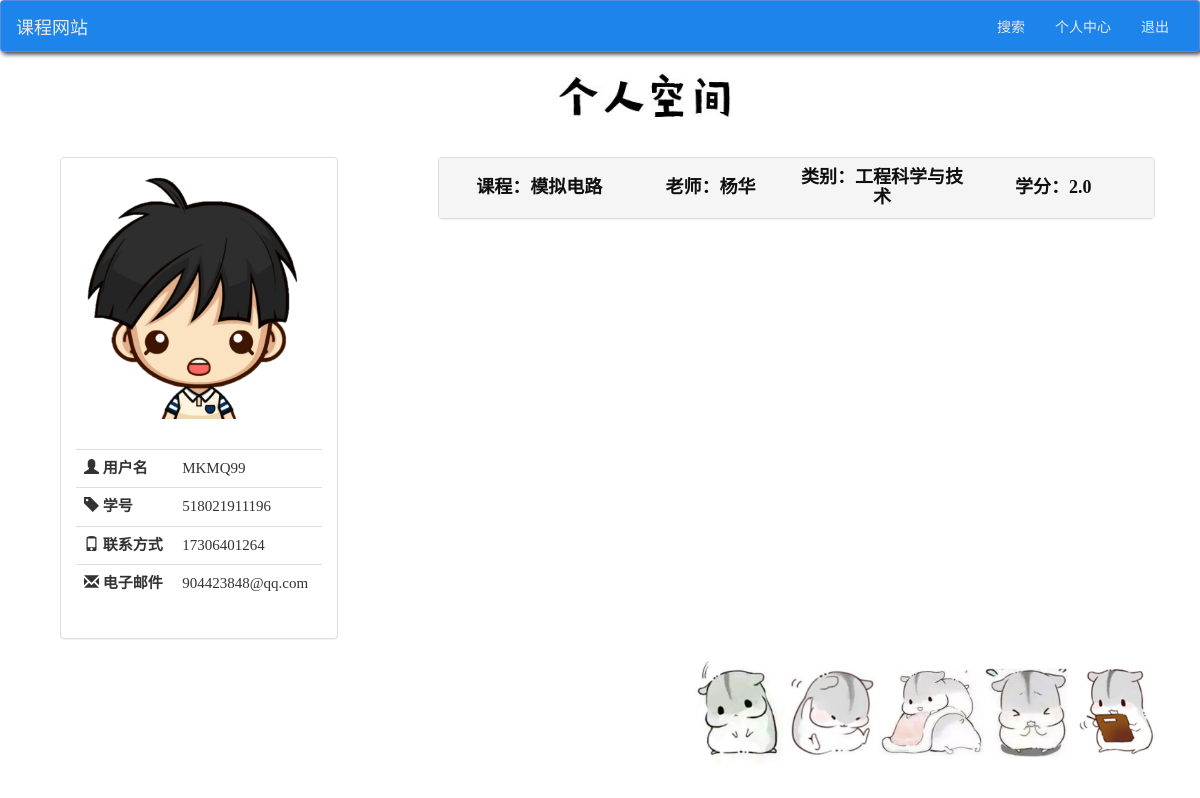
The page /my_account/ (signed in) on the database as committed earlier.
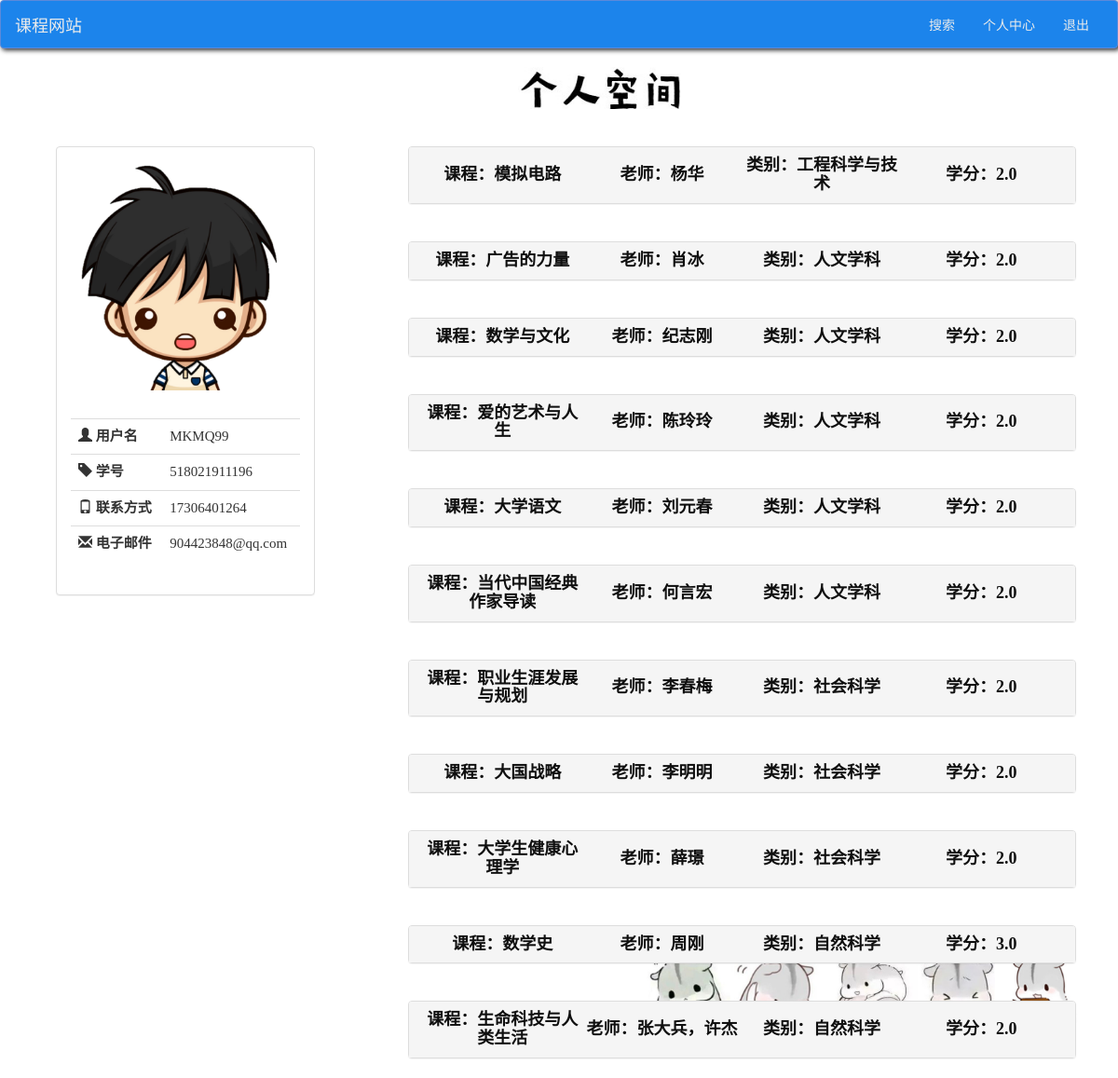
The same page on the database as committed later.
### log_sign/models.py (models this page shows)
class normal_user(models.Model):
    user = models.OneToOneField(User, on_delete=models.CASCADE)
    student_number = models.CharField(blank=True, max_length=50)
    phone = models.CharField(blank=True, max_length=50)
    class Meta:
        verbose_name_plural = 'normal_user'

### course_search_judgement/models.py (models this page shows)
class judgement_system(models.Model):
    name = models.ForeignKey(normal_user, on_delete=models.CASCADE)
    course = models.ForeignKey(course, on_delete=models.CASCADE)
    create_date = models.DateTimeField(default=datetime.datetime.now())
    recommend_mark = models.DecimalField(max_digits=2, decimal_places=0)  # 推荐程度
    hard_core_mark = models.DecimalField(max_digits=2, decimal_places=0)  # 硬核程度
    mark_of_interest = models.DecimalField(max_digits=2, decimal_places=0)  # 无聊程度
    time_for_homework = models.CharField(max_length=100, null=False)  # 平时作业及用时
    the_constitution_of_grade = models.CharField(max_length=50, null=False)  # 综合分数组成
    comment_of_the_course = models.CharField(max_length=300, null=False)  # 课程体验及评价
    comment_of_the_teacher = models.CharField(max_length=300, null=False)  # 教师评价
    number_of_thumb_up = models.DecimalField(max_digits=3, decimal_places=0, default=0)  # 点赞的数目

class course(models.Model):
    name = models.CharField(max_length=20, null=False)
    teacher = models.CharField(max_length=10, null=False)
    credit = models.DecimalField(max_digits=10, decimal_places=1)
    type = models.CharField(max_length=20)

### my_account/views.py (the view)
# urls.py: path('', views.my_account, name='my_account'),
def my_account(request):
    user = request.user
    user_ = normal_user.objects.filter(user=user)
    user_id = user_[0].id
    judges = judgement_system.objects.filter(name_id=user_id)
    normal_user_ = normal_user.objects.filter(id=user_id)
    judges.student_number = normal_user_[0].student_number
    judges.phone = normal_user_[0].phone
    auth_ = User.objects.filter(id=normal_user_[0].user_id)
    judges.email = auth_[0].email
    judges.username = auth_[0].username
    for judge in judges:
        my_course = course.objects.filter(id=judge.course_id)
        judge.course_name = my_course[0].name
        judge.course_teacher = my_course[0].teacher
        judge.course_type = my_course[0].type
        judge.course_credit = my_course[0].credit
    for judge in judges:
        thumb_ = thumb_up.objects.filter(user_id_id=user_id, judgement_id_id=judge.id)
        if thumb_:
            judge.tb = 1
        else:
            judge.tb = 0
    return render(request, 'my_account.html', {'my_account': judges})

### templates/my_account.html (shortened to what this page needs)
{% extends 'log_sign/base.html' %}
{% load static %}
{% block css %}
    <link href="//cdn.bootcss.com/bootstrap/3.3.6/css/bootstrap.min.css" rel="stylesheet">
    <link href="{% static 'bootstrap/css/star-rating.css'%}" media="all" rel="stylesheet" type="text/css"/>
    <link href="{% static 'css/my_account.css' %}" rel="stylesheet"/>
{% endblock %}
{% block content %}
    <div class="row" style="margin-left:5vw;margin-top: 20px;margin-bottom: 20px">
        <div class="col-md-4 col-lg-offset-5 ">
            <img src={% static "/img/pendant_1.png" %} alt="个人空间" style="width:15vw;">
        </div>
    </div>
    <div class="row" style="margin-top: 10px">
    <div class="col-md-3" id="user-box">
    <div class="panel panel-default">
        <div class="panel-body">
            <img src={% static "/img/user.png" %} alt="头像">
        </div>
        <div class="panel-body">
            <table class="table table-borderless" style="table-layout: fixed;">
                <tr>
                    <td colspan="2"><span class="glyphicon glyphicon-user"></span> <p style="font-weight:bolder;display: inline">用户名</p></td>
                    <td colspan="3">{{ my_account.username }}</td>
                </tr>
                <tr>
                    <td colspan="2"><span class="glyphicon glyphicon-tag"></span> <p style="font-weight:bolder;display: inline">学号</p></td>
                    <td colspan="3">{{ my_account.student_number }}</td>
                </tr>
                <tr>
                    <td colspan="2"><span class="glyphicon glyphicon-phone"></span> <p style="font-weight:bolder;display: inline">联系方式</p></td>
                    <td colspan="3">{{ my_account.phone }}</td>
                </tr>
                <tr>
                    <td colspan="2"><span class="glyphicon glyphicon-envelope"></span> <p style="font-weight:bolder;display: inline">电子邮件</p></td>
                    <td colspan="3">{{ my_account.email }}</td>
                </tr>
            </table>
        </div>
    </div>
    </div>
    <div class="col-md-7" style="padding: 0;margin-right: 5vw;float: right;display: inline">
    {% for judge in my_account %}
    <div class="col-md-7" id="content-box">
            <div class="panel-group" id="accordion{{judge.id}}">
                <div class="panel panel-default">
                    <div class="panel-heading">
                        <h4 class="panel-title">
                            <a id= "course-info" data-toggle="collapse" data-parent="#accordion{{ judge.id }}"  href="#collapse{{ judge.id }}">
                                <table class="title" style="table-layout: fixed; font-family: 宋体;font-weight: bold;">
                                    <tr>
                                        <td>课程：{{ judge.course_name }}</td>
                                        <td>老师：{{ judge.course_teacher }}</td>
                                        <td>类别：{{ judge.course_type }}</td>
                                        <td>学分：{{ judge.course_credit }}</td>
                                    </tr>
                                </table>
                            </a>
                        </h4>
                    </div>
                </div>
            </div>
        </div>
    {% endfor %}
    <div class="col-md-4 col-md-offset-4" id="pic-box">
        <img src={% static "/img/仓鼠.png" %} alt="装饰图片" style="position: fixed;bottom: 30px;width: 40%;display: inline-block">
    </div>
    </div>
    </div>
{% endblock %}

### templates/log_sign/base.html (shortened to what this page needs)
{% load static %}
<!DOCTYPE html>
<html lang="zh-Hans">
<head>
    <link href="{% static 'bootstrap/css/bootstrap.min.css' %}" rel="stylesheet">
    <link href="{% static 'css/base.css' %}" rel="stylesheet"/>
    {% block css %}{% endblock %}
</head>
<body>
    <nav class="navbar navbar-default">
        <div class="container-fluid">
            <div class="navbar-header">
                <a class="navbar-brand" href="{% url 'log_sign:home'%}" style="color:white">课程网站</a>
            </div>
            <div class="collapse navbar-collapse" id="my-nav">
                <ul class="nav navbar-nav navbar-right">
                    {% if user.is_authenticated %}
                        <li><a href="{% url 'course_search_judgement:search_from'%}" style="color:white">搜索</a></li>
                        <li><a href="{% url 'my_account:my_account'%}" style="color:white">个人中心</a></li>
                        <li><a href="{% url 'log_sign:logout'%}" style="color:white">退出</a></li>
                    {% else %}
                        <li><a href="{% url 'log_sign:login'%}" style="color:white">登录</a></li>
                        <li><a href="{% url 'log_sign:register'%}" style="color:white">注册</a></li>
                    {% endif %}
                </ul>
            </div>
        </div>
    </nav>
    {% block content %}{% endblock %}
</body>
</html>

### static/css/base.css (style rules this page uses)
.navbar.navbar-default { margin: auto; background-color: dodgerblue; border-color: cornflowerblue; box-shadow: 2px 2px 5px #333333; -moz-box-shadow: 2px 2px 5px #333333; -webkit-box-shadow: 2px 2px 5px #333333; -o-box-shadow: 2px 2px 5px #333333; filter: brightness(0.92); -webkit-filter: brightness(0.92); }

### static/css/my_account.css (style rules this page uses)
#content-box { margin-top: 20px; margin-right: 0; margin-left: 0; padding: 0; display: inline; z-index: 10; width: 100%; }
#user-box { margin-top: 20px; display: inline; float:left; margin-left: 5vw; }
img { width: 100%; }
#course-info { font-size: 20px; font-family: "微软雅黑 Light"; font-weight: bold; text-decoration: none; }
#course-info:link { color: #0f0f0f; }
.title { width: 100%; text-align: center; font-size: 18px; }
.table { font-size: 15px; font-family: 宋体; }
body { position: relative; }

Rows that differ between the two databases and show on the page:
added judgement_system: course_name "广告的力量", course_teacher "肖冰", course_type "人文学科", course_credit "2.0"
added judgement_system: course_name "数学与文化", course_teacher "纪志刚", course_type "人文学科", course_credit "2.0"
added judgement_system: course_name "爱的艺术与人生", course_teacher "陈玲玲", course_type "人文学科", course_credit "2.0"
added judgement_system: course_name "大学语文", course_teacher "刘元春", course_type "人文学科", course_credit "2.0"
added judgement_system: course_name "当代中国经典作家导读", course_teacher "何言宏", course_type "人文学科", course_credit "2.0"
added judgement_system: course_name "职业生涯发展与规划", course_teacher "李春梅", course_type "社会科学", course_credit "2.0"
added judgement_system: course_name "大国战略", course_teacher "李明明", course_type "社会科学", course_credit "2.0"
added judgement_system: course_name "大学生健康心理学", course_teacher "薛璟", course_type "社会科学", course_credit "2.0"
added judgement_system: course_name "数学史", course_teacher "周刚", course_type "自然科学", course_credit "3.0"
added judgement_system: course_name "生命科技与人类生活", course_teacher "张大兵，许杰", course_type "自然科学", course_credit "2.0"
